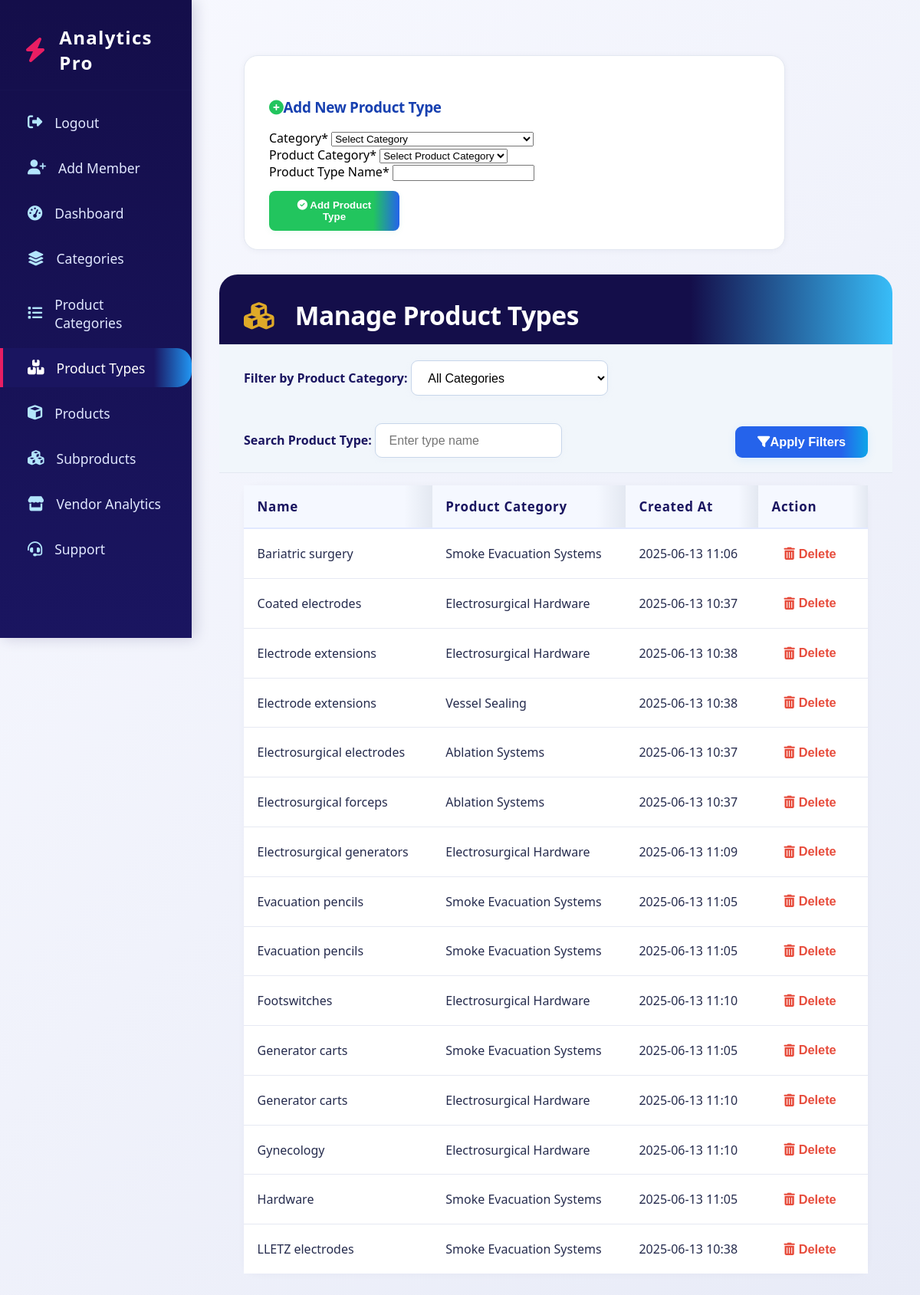
/analytics/product-types/ (signed in), run on the app's committed database.
### products/models.py (models this page shows, shortened)
class ProductType(models.Model):
    product_category = models.ForeignKey(ProductCategory, on_delete=models.CASCADE, related_name="product_types")
    name = models.CharField(max_length=100)
    created_at = models.DateTimeField(auto_now_add=True)
    updated_at = models.DateTimeField(auto_now=True)

class ProductCategory(models.Model):
    category = models.ForeignKey(Category, on_delete=models.CASCADE, related_name="product_categories")
    name = models.CharField(max_length=100)
    created_at = models.DateTimeField(auto_now_add=True)
    updated_at = models.DateTimeField(auto_now=True)

### analytics/views.py (the view)
    @login_required
    def wrapper(request, *args, **kwargs):
        if request.user.role != 'admin':
            return HttpResponseForbidden("Access denied. Admins only.")
        return view_func(request, *args, **kwargs)

### analytics/forms.py (shortened to what this page needs)
class ProductTypeForm(forms.ModelForm):
    category = forms.ModelChoiceField(
        queryset=Category.objects.all(),
        required=True,
        label='Category'
    )
    class Meta:
        model = ProductType
        fields = ['category', 'product_category', 'name']

### analytics/views.py (called while the page is built)
def admin_only(view_func):
    @login_required
    def wrapper(request, *args, **kwargs):
        if request.user.role != 'admin':
            return HttpResponseForbidden("Access denied. Admins only.")
        return view_func(request, *args, **kwargs)
    return wrapper

### analytics/templates/analytics/product_types.html (shortened to what this page needs)
{% extends 'admin.html' %}
{% load widget_tweaks %}
{% block content %}
<div class="pt-admin-main">
    <div class="pt-add-card">
        <h3><i class="fa-solid fa-plus-circle mr-1" style="color:#22c55e;"></i>Add New Product Type</h3>
        <form method="POST" class="grid grid-cols-1 md:grid-cols-2 gap-6" id="add-product-type-form">
            <div>
                <label for="id_category" class="block font-semibold mb-1 text-[#1740b0]">
                    Category<span class="text-red-600 ml-1">*</span>
                </label>
                <select id="id_category" name="category" class="w-full border rounded px-3 py-2">
                    <option value="">Select Category</option>
                </select>
            </div>
            <div>
                <label for="id_product_category" class="block font-semibold mb-1 text-[#1740b0]">
                    Product Category<span class="text-red-600 ml-1">*</span>
                </label>
                <select id="id_product_category" name="product_category" class="w-full border rounded px-3 py-2">
                    <option value="">Select Product Category</option>
                </select>
            </div>
            <div class="md:col-span-2">
                <label for="id_name" class="block font-semibold mb-1 text-[#1740b0]">
                    Product Type Name<span class="text-red-600 ml-1">*</span>
                </label>
                {{ form.name|add_class:"w-full border rounded px-3 py-2" }}
            </div>
            <div class="md:col-span-2">
                <button type="submit" style="width:170px;">
                    <i class="fa-solid fa-circle-check mr-1"></i>
                    Add Product Type
                </button>
            </div>
        </form>
    </div>
    <div class="pt-admin-header">
        <i class="fa-solid fa-cubes"></i>
        <h2>Manage Product Types</h2>
    </div>
    <form method="get" class="pt-admin-toolbar">
        <div>
            <label>Filter by Product Category:</label>
            <select name="product_category" onchange="this.form.submit()">
                <option value="">All Categories</option>
            </select>
        </div>
        <div>
            <label>Search Product Type:</label>
            <input type="text" name="search" value="{{ request.GET.search }}" placeholder="Enter type name" />
        </div>
        <div class="pt-toolbar-actions">
            <button type="submit">
                <i class="fa-solid fa-filter mr-1"></i>Apply Filters
            </button>
        </div>
    </form>
    <div class="pt-table-wrap">
        <table class="pt-admin-table">
            <thead>
                <tr>
                    <th>Name</th>
                    <th>Product Category</th>
                    <th>Created At</th>
                    <th>Action</th>
                </tr>
            </thead>
            <tbody>
                {% for item in items %}
                <tr>
                    <td>{{ item.name }}</td>
                    <td>{{ item.product_category.name }}</td>
                    <td>{{ item.created_at|date:"Y-m-d H:i" }}</td>
                    <td>
                        <form method="POST" action="{% url 'delete_product_type' item.id %}" style="display:inline;" onsubmit="return confirm('Delete product type {{ item.name }}?');">
                            <button type="submit" class="pt-action-btn">
                                <i class="fa-solid fa-trash-can"></i>
                                Delete
                            </button>
                        </form>
                    </td>
                </tr>
                {% empty %}
                <tr>
                    <td colspan="4" class="text-center text-gray-500 py-6">No product types found.</td>
                </tr>
                {% endfor %}
            </tbody>
        </table>
    </div>
</div>
{% endblock %}

### data on the page
ProductType: name "Bariatric surgery", product_category.name "Smoke Evacuation Systems", created_at "2025-06-13 11:06"
ProductType: name "Coated electrodes", product_category.name "Electrosurgical Hardware", created_at "2025-06-13 10:37"
ProductType: name "Electrode extensions", product_category.name "Electrosurgical Hardware", created_at "2025-06-13 10:38"
ProductType: name "Electrode extensions", product_category.name "Vessel Sealing", created_at "2025-06-13 10:38"
ProductType: name "Electrosurgical electrodes", product_category.name "Ablation Systems", created_at "2025-06-13 10:37"
ProductType: name "Electrosurgical forceps", product_category.name "Ablation Systems", created_at "2025-06-13 10:37"
ProductType: name "Electrosurgical generators", product_category.name "Electrosurgical Hardware", created_at "2025-06-13 11:09"
ProductType: name "Evacuation pencils", product_category.name "Smoke Evacuation Systems", created_at "2025-06-13 11:05"
ProductType: name "Evacuation pencils", product_category.name "Smoke Evacuation Systems", created_at "2025-06-13 11:05"
ProductType: name "Footswitches", product_category.name "Electrosurgical Hardware", created_at "2025-06-13 11:10"
ProductType: name "Generator carts", product_category.name "Smoke Evacuation Systems", created_at "2025-06-13 11:05"
ProductType: name "Generator carts", product_category.name "Electrosurgical Hardware", created_at "2025-06-13 11:10"
ProductType: name "Gynecology", product_category.name "Electrosurgical Hardware", created_at "2025-06-13 11:10"
ProductType: name "Hardware", product_category.name "Smoke Evacuation Systems", created_at "2025-06-13 11:05"
ProductType: name "LLETZ electrodes", product_category.name "Smoke Evacuation Systems", created_at "2025-06-13 10:38"
